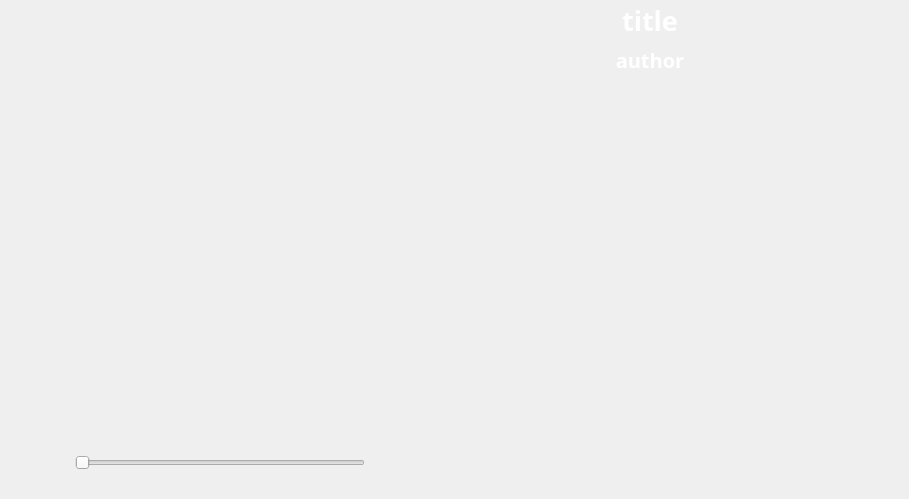
     <widget class="QWidget" name="page_3">
      <widget class="RotatableLabel" name="coverLabel">
       <property name="geometry">
        <rect>
         <x>25</x>
         <y>25</y>
         <width>350</width>
         <height>350</height>
        </rect>
       </property>
       <property name="text">
        <string/>
       </property>
       <property name="pixmap">
        <pixmap resource="imagefile.qrc">:/image/image/image/non-music.png</pixmap>
       </property>
       <property name="scaledContents">
        <bool>true</bool>
       </property>
      </widget>
      <widget class="LyricWidget" name="lyricWidget" native="true">
       <property name="geometry">
        <rect>
         <x>400</x>
         <y>80</y>
         <width>500</width>
         <height>410</height>
        </rect>
       </property>
       <property name="styleSheet">
        <string notr="true">border:none;</string>
       </property>
      </widget>
      <widget class="QFrame" name="frame">
       <property name="geometry">
        <rect>
         <x>400</x>
         <y>0</y>
         <width>500</width>
         <height>80</height>
        </rect>
       </property>
       <property name="styleSheet">
        <string notr="true">QFrame#frame{
border:none;
}</string>
       </property>
       <property name="frameShape">
        <enum>QFrame::StyledPanel</enum>
       </property>
       <property name="frameShadow">
        <enum>QFrame::Raised</enum>
       </property>
       <widget class="QLabel" name="MusicDetail_Title">
        <property name="geometry">
         <rect>
          <x>0</x>
          <y>0</y>
          <width>500</width>
          <height>40</height>
         </rect>
        </property>
        <property name="font">
         <font>
          <family>Waree</family>
          <pointsize>20</pointsize>
          <weight>75</weight>
          <bold>true</bold>
          <kerning>true</kerning>
         </font>
        </property>
        <property name="styleSheet">
         <string notr="true">color: rgb(255, 255, 255);</string>
        </property>
        <property name="text">
         <string>title</string>
        </property>
        <property name="alignment">
         <set>Qt::AlignCenter</set>
        </property>
       </widget>
       <widget class="QLabel" name="MUsicDetail_Singer">
        <property name="geometry">
         <rect>
          <x>0</x>
          <y>45</y>
          <width>500</width>
          <height>30</height>
         </rect>
        </property>
        <property name="font">
         <font>
          <family>Waree</family>
          <pointsize>15</pointsize>
          <weight>75</weight>
          <bold>true</bold>
         </font>
        </property>
        <property name="styleSheet">
         <string notr="true">color: rgb(255, 255, 255);</string>
        </property>
        <property name="text">
         <string>author</string>
        </property>
        <property name="alignment">
         <set>Qt::AlignCenter</set>
        </property>
       </widget>
      </widget>
      <widget class="QPushButton" name="btnPlay">
       <property name="geometry">
        <rect>
         <x>170</x>
         <y>380</y>
         <width>60</width>
         <height>60</height>
        </rect>
       </property>
       <property name="minimumSize">
        <size>
         <width>0</width>
         <height>40</height>
        </size>
       </property>
       <property name="cursor">
        <cursorShape>PointingHandCursor</cursorShape>
       </property>
       <property name="toolTip">
        <string>播放/暂停</string>
       </property>
       <property name="styleSheet">
        <string notr="true">QPushButton
{
background-image: url(:/image/image/image/pase.png);
background-repeat:no-repeat;
background-position:center center;
border:none;
}

QPushButton:hover{
background-image: url(:/image/image/image-hover/pase-hover.png);
background-repeat:no-repeat;
background-position:center center;
}

QPushButton:pressed{
background-image: url(:/image/image/image/pase.png);
background-repeat:no-repeat;
background-position:center center;
}
</string>
       </property>
       <property name="text">
        <string/>
       </property>
       <property name="shortcut">
        <string>Space</string>
       </property>
       <property name="flat">
        <bool>false</bool>
       </property>
      </widget>
      <widget class="QPushButton" name="btnPre">
       <property name="geometry">
        <rect>
         <x>100</x>
         <y>390</y>
         <width>40</width>
         <height>40</height>
        </rect>
       </property>
       <property name="minimumSize">
        <size>
         <width>0</width>
         <height>40</height>
        </size>
       </property>
       <property name="cursor">
        <cursorShape>PointingHandCursor</cursorShape>
       </property>
       <property name="toolTip">
        <string>上一首</string>
       </property>
       <property name="styleSheet">
        <string notr="true">QPushButton
{
background-image: url(:/image/image/image/pre.png);
background-repeat:no-repeat;
background-position:center center;
border:none;
}
QPushButton:hover{
background-image: url(:/image/image/image-hover/pre-hover.png);
background-repeat:no-repeat;
background-position:center center;
}
QPushButton:pressed{
background-image: url(:/image/image/image/pre.png);
background-repeat:no-repeat;
background-position:center center;
}
</string>
       </property>
       <property name="text">
        <string/>
       </property>
       <property name="shortcut">
        <string>Alt+Left</string>
       </property>
      </widget>
      <widget class="QPushButton" name="btnNext">
       <property name="geometry">
        <rect>
         <x>260</x>
         <y>390</y>
         <width>40</width>
         <height>40</height>
        </rect>
       </property>
       <property name="minimumSize">
        <size>
         <width>0</width>
         <height>40</height>
        </size>
       </property>
       <property name="cursor">
        <cursorShape>PointingHandCursor</cursorShape>
       </property>
       <property name="toolTip">
        <string>下一首</string>
       </property>
       <property name="styleSheet">
        <string notr="true">QPushButton
{
background-image: url(:/image/image/image/next.png);
background-repeat:no-repeat;
background-position:center center;
border:none;
}
QPushButton:hover{
background-image: url(:/image/image/image-hover/next-hover.png);
background-repeat:no-repeat;
background-position:center center;
}
QPushButton:pressed{
background-image: url(:/image/image/image/next.png);
background-repeat:no-repeat;
background-position:center center;
}
</string>
       </property>
       <property name="text">
        <string/>
       </property>
       <property name="shortcut">
        <string>Alt+Right</string>
       </property>
      </widget>
      <widget class="QPushButton" name="btnPlayMode">
       <property name="geometry">
        <rect>
         <x>25</x>
         <y>390</y>
         <width>40</width>
         <height>41</height>
        </rect>
       </property>
       <property name="minimumSize">
        <size>
         <width>40</width>
         <height>40</height>
        </size>
       </property>
       <property name="cursor">
        <cursorShape>PointingHandCursor</cursorShape>
       </property>
       <property name="toolTip">
        <string>循环播放</string>
       </property>
       <property name="styleSheet">
        <string notr="true">QPushButton
{
background-image: url(:/image/image/image/loop.png);
background-repeat:no-repeat;
background-position:center center;
border:none;
}

QPushButton:hover{
background-image: url(:/image/image/image-hover/loop-hover.png);
background-repeat:no-repeat;
background-position:center center;
}

QPushButton:pressed{
background-image: url(:/image/image/image/loop.png);
background-repeat:no-repeat;
background-position:center center;
}
</string>
       </property>
       <property name="text">
        <string/>
       </property>
       <property name="flat">
        <bool>false</bool>
       </property>
      </widget>
      <widget class="QPushButton" name="btnVolume">
       <property name="geometry">
        <rect>
         <x>25</x>
         <y>440</y>
         <width>40</width>
         <height>40</height>
        </rect>
       </property>
       <property name="minimumSize">
        <size>
         <width>0</width>
         <height>0</height>
        </size>
       </property>
       <property name="font">
        <font>
         <pointsize>20</pointsize>
        </font>
       </property>
       <property name="cursor">
        <cursorShape>PointingHandCursor</cursorShape>
       </property>
       <property name="toolTip">
        <string>音量控制</string>
       </property>
       <property name="styleSheet">
        <string notr="true">QPushButton
{
background-image: url(:/image/image/image/music-voice.png);
background-repeat:no-repeat;
background-position:center center;
border:none;
}

QPushButton:hover{
background-image: url(:/image/image/image-hover/music-voice-hover.png);
background-repeat:no-repeat;
background-position:center center;
}

QPushButton:pressed{
background-image: url(:/image/image/image/music-voice.png);
background-repeat:no-repeat;
background-position:center center;
}
</string>
       </property>
       <property name="text">
        <string/>
       </property>
       <property name="iconSize">
        <size>
         <width>50</width>
         <height>50</height>
        </size>
       </property>
      </widget>
      <widget class="QSlider" name="volumeSlider">
       <property name="geometry">
        <rect>
         <x>75</x>
         <y>445</y>
         <width>290</width>
         <height>35</height>
        </rect>
       </property>
       <property name="orientation">
        <enum>Qt::Horizontal</enum>
       </property>
      </widget>
      <widget class="QToolButton" name="music_like_or_not">
       <property name="geometry">
        <rect>
         <x>330</x>
         <y>390</y>
         <width>40</width>
         <height>40</height>
        </rect>
       </property>
       <property name="styleSheet">
        <string notr="true">border:none;</string>
       </property>
       <property name="text">
        <string/>
       </property>
       <property name="icon">
        <iconset resource="imagefile.qrc">
         <normaloff>:/image/image/image/not_liked.png</normaloff>:/image/image/image/not_liked.png</iconset>
       </property>
       <property name="iconSize">
        <size>
         <width>30</width>
         <height>30</height>
        </size>
       </property>
      </widget>
     </widget>
